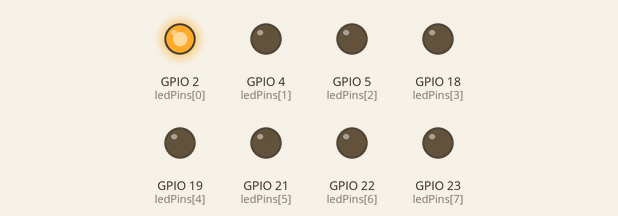
This sketch was run on a simulated ESP32. Shown: output pins drawn as LEDs (lit = HIGH).

Above: at 0.1 s.
At 0.7 s:
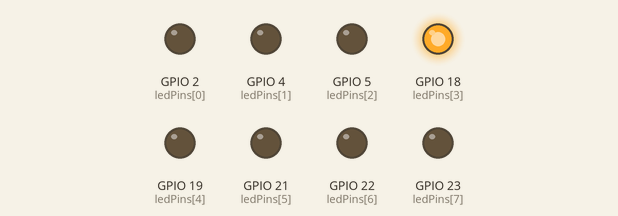
At 1.1 s:
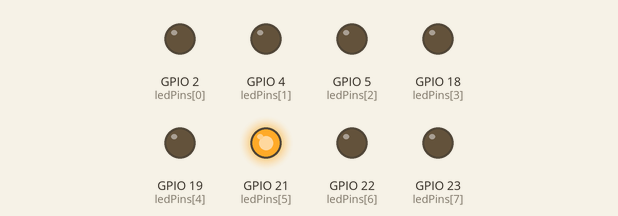
At 1.5 s:
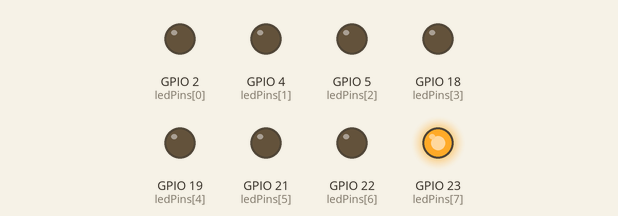
At 2.5 s:
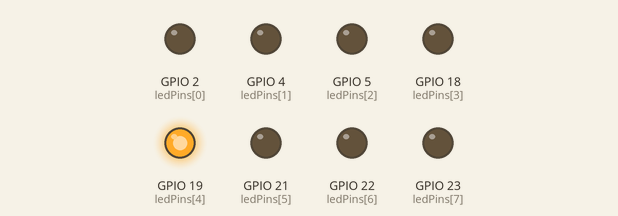
At 3.5 s:
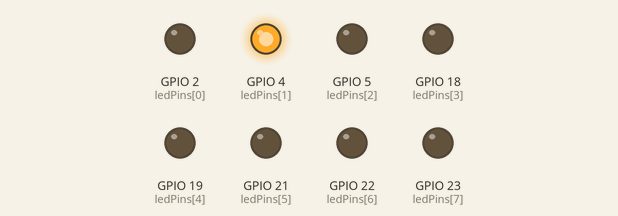
Timing chart, 0 to 3.8 s (numbered marks = the images above):
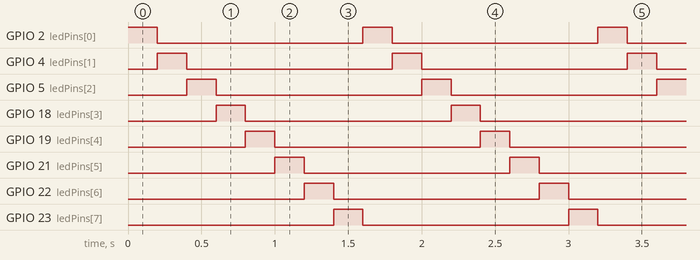

The sketch:

Home_Automation_8relay_ESP32.ino
```cpp
#include <WiFi.h>

// Replace with your WiFi credentials
const char* ssid = "your_wifi_network_name";
const char* password = "your_wifi_password";

// Define the pins for the LEDs
const int numLEDs = 8;
const int ledPins[numLEDs] = {2, 4, 5, 18, 19, 21, 22, 23}; // Example GPIO pins for ESP32

void setup() {
  // Set the LED pins as outputs
  for (int i = 0; i < numLEDs; i++) {
    pinMode(ledPins[i], OUTPUT);
  }
}

void loop() {
  // Turn each LED on and off in sequence
  for (int i = 0; i < numLEDs; i++) {
    digitalWrite(ledPins[i], HIGH); // Turn on LED
    delay(200); // Wait for 200 milliseconds
    digitalWrite(ledPins[i], LOW); // Turn off LED
  }
}
```

Measured:
- by itself, GPIO 2 (ledPins[0]), GPIO 4 (ledPins[1]), GPIO 5 (ledPins[2]), GPIO 18 (ledPins[3]), GPIO 19 (ledPins[4]), GPIO 21 (ledPins[5]), GPIO 22 (ledPins[6]), GPIO 23 (ledPins[7]): alternates HIGH for 0.20 s and LOW for 1.4 s
- by itself, everything shown: repeats every 1.6 s, in 8 steps
